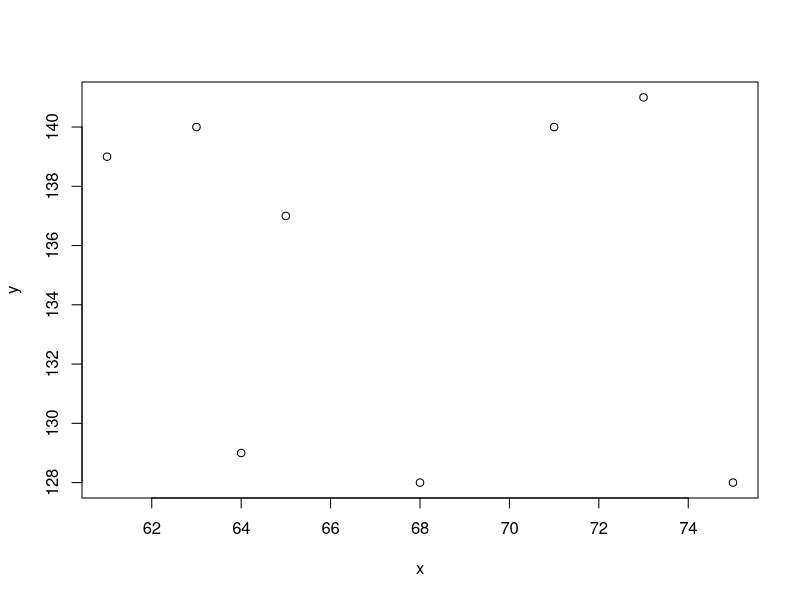

The R source for this figure:
x = c(61,63,64,68,71,73,75,              65)
y = c(139,140,129,128,140,141,128,       137)
z = c(477,696,227,646,606,791,783)

plot(x,y)
c0 = 0    # nugget
c1 = 10   # partial sill
a = 3.33

# c)
dd = cbind(x, y)
n = length(x)
# Distance matrix
dist= matrix(0, nrow=n, ncol=n)
for (i in 1:n) {
  for (j in i:n) {
    dist[i,j] = ((dd[i,1]-dd[j,1])^2 + (dd[i,2]-dd[j,2])^2)^.5
  }
}
# Gamma matrix
G = matrix(NA, nrow=n, ncol=n)
for (i in 1:n-1) {
  for (j in 1:n-1) {
    G[i,j] = c0 + c1* exp (-dist[i,j]/a)
  }
}
G[n,] = rep(1,n)
G[,n] = rep(1,n)
G[n,n] = 0

# gamma vector
D = rep(0,n) 
for (j in 1:n){ 
  D[j] = c0 + c1* exp (-dist[i,j]/a)
}
D[n] = 1

# Ordinary kriging weights
wt = solve(G)%*%D
wt
#              [,1]
#[1,]  1.000000e+00
#[2,]  3.608225e-16
#[3,] -1.249001e-16
#[4,]  1.942890e-16
#[5,] -2.220446e-16
#[6,]  0.000000e+00
#[7,]  0.000000e+00
#[8,]  0.000000e+00
# Predicted value
z.pred = t(wt)%*%cbind(c(z,0)) 
z.pred
# [1,]  477
# Prediction variance
pred.var = t(wt) %*% D
pred.var
# [1,]   10

# d)
c0 = 10 
# Gamma matrix
G.new = matrix(NA, nrow=n, ncol=n)
for (i in 1:n-1) {
  for (j in 1:n-1) {
    G.new[i,j] = c0 + c1* exp (-dist[i,j]/a)
  }
}
G.new[n,] = rep(1,n)
G.new[,n] = rep(1,n)
G.new[n,n] = 0

# gamma vector
D.new = rep(0,n) 
for (j in 1:n){ 
  D.new[j] = c0 + c1* exp (-dist[i,j]/a)
}
D.new[n] = 1

# Ordinary kriging weights
wt.new = solve(G.new)%*%D.new
wt.new
#[,1]
#[1,]  1.000000e+00
#[2,] -3.330669e-16
#[3,] -2.498002e-16
#[4,]  2.775558e-16
#[5,] -8.881784e-16
#[6,]  0.000000e+00
#[7,]  0.000000e+00
#[8,] -7.771561e-16

# Predicted value
z.pred.new = t(wt.new)%*%cbind(c(z,0)) 
z.pred.new
# [1,]  477

# Prediction variance
pred.var.new = t(wt.new)%*%D.new
pred.var.new
# [1,]   20

# The range of kriging weights seems to increase a little bit
# The predicted value stays the same
# The prediction variance increases. Since the added nugget effect increased the small scale
# variation, this seems reasonable behaviour.

# e)
get_G_uk = function(m, si, dist, sv_model){
  # Compute the G (or Gamma) matrix for kriging system of equations:   G w=  D
  G = matrix(0, nrow=m+dim(si)[2], ncol=m+dim(si)[2]) 
  for (i in 1:m-1){
    for (j in 1:m-1){
      G[i,j] = c0 + c1* exp (-dist[i,j]/a)
    }
  }
  G[m,0:(m-1)] = si[-7,1] #rbind(si[,1], rep(0,3))
  G[0:(m-1),m] = si[-7,1]
  G[m+1,0:(m-1)] = si[-7,2] #rbind(si[,2], rep(0,3))
  G[0:(m-1),m+1] = si[-7,2]
  G[m+dim(si)[2],0:(m-1)] = rep(1,m-1) #rbind(rep(1,m), rep(0,3))    # for Lagrange multiplier
  G[0:(m-1),m+dim(si)[2]] = rep(1,m-1) 
  #G[m:,m:] = 0 
  
  return(G)
}

get_g_uk = function(m, s0, dist){
  D = rep(0,m+length(s0)) 
  for (j in 1:m){ 
    D[j] = c0 + c1* exp (-dist[i,j]/a)
  }
  #D[m] = 1
  #D[-(0:m)] = s0
  D[m:(m+1)] = s0
  D[m+length(s0)] = 1
  return(D)
}

x = c(61,63,64,68,71,73,75,              65)
y = c(139,140,129,128,140,141,128,       137)
dist
n = length(x)
si = cbind(x, y)

G.u = get_G_uk(n, si, dist)
D.u = get_g_uk(n, si[6,], dist)

# Universal kriging weights
wt.u = solve(G.u)%*%D.u
wt.u
#[,1]
#[1,]   0.3623349
#[2,]   0.4893181
#[3,]  -0.5353322
#[4,]   0.7068194
#[5,]   0.5485118
#[6,]   0.5601394
#[7,]  -1.1317914
#[8,]  -1.1448752
#[9,]  -0.4852382
#[10,] 140.8945246

# Predicted value
z.pred.u = t(wt.u)[1:n-1]%*%cbind(c(z)) 
z.pred.u
# [1,] 737.7598

# Prediction variance
pred.var.u = t(wt.u)%*%D.u
pred.var.u
# [1,] 8.900046








